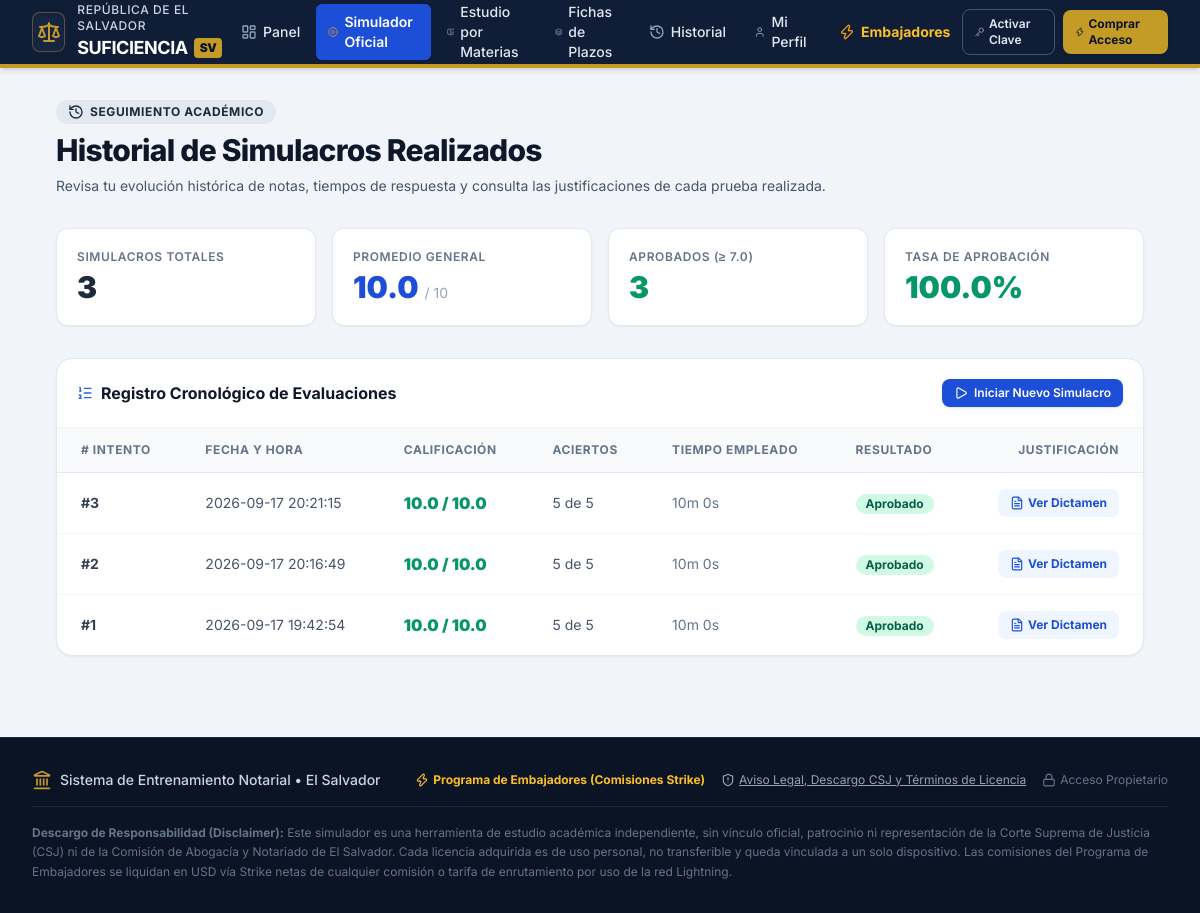
Page /historial on the earlier database version.
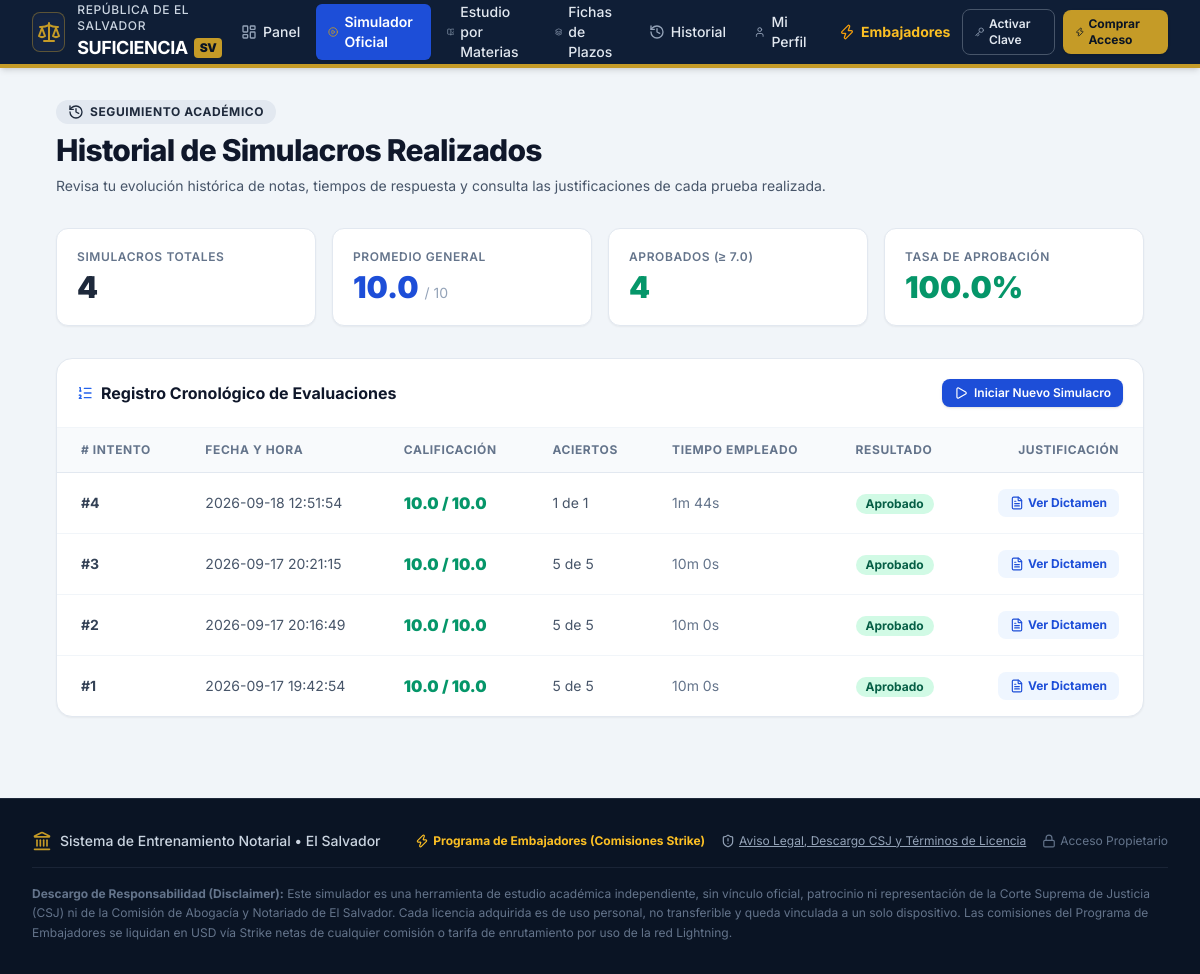
Same page on the later database version.
### tables this page shows
CREATE TABLE exam_attempts (
        id INTEGER PRIMARY KEY AUTOINCREMENT,
        created_at TEXT NOT NULL,
        score REAL NOT NULL,
        total_questions INTEGER NOT NULL,
        correct_count INTEGER NOT NULL,
        incorrect_count INTEGER NOT NULL,
        time_spent_seconds INTEGER NOT NULL,
        passed INTEGER NOT NULL,
        answers_json TEXT NOT NULL
    );

### app.py (the view)
@app.route("/historial")
def historial():
    history = db.get_exam_history(limit=50)
    stats = db.get_dashboard_stats()
    device_id = get_device_id_from_request()
    license_info = db.check_device_license(device_id) if device_id else None
    return render_template("history.html", history=history, stats=stats, license_info=license_info)

### app.py (called while the page is built)
def get_device_id_from_request():
    return request.headers.get("X-Device-Id") or request.cookies.get("notariado_device_id") or request.args.get("device_id")

### database.py (called while the page is built)
def get_db_connection():
    conn = sqlite3.connect(DB_PATH)
    conn.row_factory = sqlite3.Row
    return conn

def get_exam_history(limit=20):
    conn = get_db_connection()
    cursor = conn.cursor()
    cursor.execute("""
        SELECT id, created_at, score, total_questions, correct_count,
               incorrect_count, time_spent_seconds, passed
        FROM exam_attempts
        ORDER BY id DESC
        LIMIT ?
    """, (limit,))
    rows = cursor.fetchall()
    conn.close()
    return [dict(r) for r in rows]

### templates/history.html (shortened to what this page needs)
{% extends "base.html" %}
{% block content %}
<div class="max-w-6xl mx-auto px-4 sm:px-6 lg:px-8 py-8">
    <div class="mb-8">
        <div class="inline-flex items-center gap-1.5 px-3 py-1 rounded-full bg-slate-200 text-slate-800 text-xs font-bold uppercase tracking-wider mb-2">
            <i data-lucide="history" class="w-4 h-4"></i> Seguimiento Académico
        </div>
        <h1 class="text-3xl font-extrabold text-slate-900 tracking-tight mb-2">
            Historial de Simulacros Realizados
        </h1>
        <p class="text-sm text-slate-600">
            Revisa tu evolución histórica de notas, tiempos de respuesta y consulta las justificaciones de cada prueba realizada.
        </p>
    </div>
    <div class="grid grid-cols-2 md:grid-cols-4 gap-4 mb-8">
        <div class="bg-white rounded-xl p-5 border border-slate-200 shadow-sm">
            <div class="text-xs font-semibold text-slate-500 uppercase tracking-wider mb-1">Simulacros Totales</div>
            <div class="text-3xl font-black text-slate-800">{{ stats.total_attempts }}</div>
        </div>
        <div class="bg-white rounded-xl p-5 border border-slate-200 shadow-sm">
            <div class="text-xs font-semibold text-slate-500 uppercase tracking-wider mb-1">Promedio General</div>
            <div class="text-3xl font-black text-blue-700">{{ stats.avg_score }} <span class="text-sm font-normal text-slate-400">/ 10</span></div>
        </div>
        <div class="bg-white rounded-xl p-5 border border-slate-200 shadow-sm">
            <div class="text-xs font-semibold text-slate-500 uppercase tracking-wider mb-1">Aprobados (≥ 7.0)</div>
            <div class="text-3xl font-black text-emerald-600">{{ stats.passed_count }}</div>
        </div>
        <div class="bg-white rounded-xl p-5 border border-slate-200 shadow-sm">
            <div class="text-xs font-semibold text-slate-500 uppercase tracking-wider mb-1">Tasa de Aprobación</div>
            <div class="text-3xl font-black {% if stats.pass_rate >= 70 %}text-emerald-600{% else %}text-amber-600{% endif %}">
                {{ stats.pass_rate }}%
            </div>
        </div>
    </div>
    <div class="bg-white rounded-2xl border border-slate-200 shadow-sm overflow-hidden">
        <div class="p-5 border-b border-slate-100 flex items-center justify-between">
            <h2 class="text-base font-bold text-slate-900 flex items-center gap-2">
                <i data-lucide="list-ordered" class="w-4 h-4 text-blue-600"></i>
                <span>Registro Cronológico de Evaluaciones</span>
            </h2>
            <a href="{{ url_for('simulador') }}" class="px-3 py-1.5 rounded-lg bg-blue-700 hover:bg-blue-600 text-white text-xs font-semibold shadow transition-colors flex items-center gap-1.5">
                <i data-lucide="play" class="w-3.5 h-3.5"></i> Iniciar Nuevo Simulacro
            </a>
        </div>
        {% if history %}
        <div class="overflow-x-auto">
            <table class="w-full text-left text-sm">
                <thead class="bg-slate-50 border-b border-slate-200 text-xs font-semibold text-slate-500 uppercase tracking-wider">
                    <tr>
                        <th class="px-6 py-3.5"># Intento</th>
                        <th class="px-6 py-3.5">Fecha y Hora</th>
                        <th class="px-6 py-3.5">Calificación</th>
                        <th class="px-6 py-3.5">Aciertos</th>
                        <th class="px-6 py-3.5">Tiempo Empleado</th>
                        <th class="px-6 py-3.5">Resultado</th>
                        <th class="px-6 py-3.5 text-right">Justificación</th>
                    </tr>
                </thead>
                <tbody class="divide-y divide-slate-100">
                    {% for item in history %}
                    <tr class="hover:bg-slate-50/70 transition-colors">
                        <td class="px-6 py-4 font-bold text-slate-700">#{{ item.id }}</td>
                        <td class="px-6 py-4 text-slate-600">{{ item.created_at }}</td>
                        <td class="px-6 py-4 font-black text-base {% if item.score >= 7.0 %}text-emerald-600{% else %}text-rose-600{% endif %}">
                            {{ item.score }} / 10.0
                        </td>
                        <td class="px-6 py-4 text-slate-600">
                            {{ item.correct_count }} de {{ item.total_questions }}
                        </td>
                        <td class="px-6 py-4 text-slate-500">
                            {{ (item.time_spent_seconds // 60) }}m {{ (item.time_spent_seconds % 60) }}s
                        </td>
                        <td class="px-6 py-4">
                            {% if item.passed %}
                            <span class="inline-flex items-center px-2.5 py-0.5 rounded-full text-xs font-bold bg-emerald-100 text-emerald-800">
                                Aprobado
                            </span>
                            {% else %}
                            <span class="inline-flex items-center px-2.5 py-0.5 rounded-full text-xs font-bold bg-rose-100 text-rose-800">
                                Reprobado
                            </span>
                            {% endif %}
                        </td>
                        <td class="px-6 py-4 text-right">
                            <a href="{{ url_for('resultado_examen', attempt_id=item.id) }}" class="inline-flex items-center gap-1 text-xs font-bold text-blue-700 hover:text-blue-900 bg-blue-50 hover:bg-blue-100 px-3 py-1.5 rounded-lg transition-colors">
                                <i data-lucide="file-text" class="w-3.5 h-3.5"></i> Ver Dictamen
                            </a>
                        </td>
                    </tr>
                    {% endfor %}
                </tbody>
            </table>
        </div>
        {% endif %}
    </div>
</div>
{% endblock %}

### templates/base.html (shortened to what this page needs)
<!DOCTYPE html>
<html lang="es">
<head>
    <script src="https://cdn.tailwindcss.com"></script>
    <link rel="stylesheet" href="{{ url_for('static', filename='css/custom.css') }}">
</head>
<body class="min-h-screen flex flex-col bg-slate-100 text-slate-800">
    <header class="bg-navy-900 text-white border-b-4 border-gold-500 shadow-md sticky top-0 z-50">
        <div class="max-w-7xl mx-auto px-4 sm:px-6 lg:px-8">
            <div class="flex items-center justify-between h-16">
                <a href="{{ url_for('index') }}" class="flex items-center space-x-3 group">
                    <div class="w-10 h-10 rounded-lg bg-navy-800 border border-gold-500/40 flex items-center justify-center shadow-inner group-hover:border-gold-500 transition-colors">
                        <i data-lucide="scale" class="w-6 h-6 text-gold-500"></i>
                    </div>
                    <div>
                        <div class="text-xs uppercase tracking-wider text-slate-300 font-medium">República de El Salvador</div>
                        <div class="text-lg font-bold tracking-tight text-white flex items-center gap-1.5">
                            <span>SUFICIENCIA</span>
                            <span class="text-xs font-black px-1.5 py-0.5 rounded bg-gold-500 text-navy-950">SV</span>
                        </div>
                    </div>
                </a>
                <nav class="hidden md:flex items-center space-x-1">
                    <a href="{{ url_for('index') }}" class="px-3 py-2 rounded-md text-sm font-medium text-slate-200 hover:text-white hover:bg-navy-800 transition-colors flex items-center gap-1.5">
                        <i data-lucide="layout-dashboard" class="w-4 h-4 text-slate-400"></i>
                        <span>Panel</span>
                    </a>
                    <a href="{{ url_for('simulador') }}" class="px-3 py-2 rounded-md text-sm font-medium text-white bg-blue-700 hover:bg-blue-600 transition-colors flex items-center gap-1.5 shadow-sm">
                        <i data-lucide="play-circle" class="w-4 h-4 text-gold-500"></i>
                        <span class="font-semibold">Simulador Oficial</span>
                    </a>
                    <a href="{{ url_for('practica') }}" class="px-3 py-2 rounded-md text-sm font-medium text-slate-200 hover:text-white hover:bg-navy-800 transition-colors flex items-center gap-1.5">
                        <i data-lucide="book-open-check" class="w-4 h-4 text-slate-400"></i>
                        <span>Estudio por Materias</span>
                    </a>
                    <a href="{{ url_for('flashcards') }}" class="px-3 py-2 rounded-md text-sm font-medium text-slate-200 hover:text-white hover:bg-navy-800 transition-colors flex items-center gap-1.5">
                        <i data-lucide="layers" class="w-4 h-4 text-slate-400"></i>
                        <span>Fichas de Plazos</span>
                    </a>
                    <a href="{{ url_for('historial') }}" class="px-3 py-2 rounded-md text-sm font-medium text-slate-200 hover:text-white hover:bg-navy-800 transition-colors flex items-center gap-1.5">
                        <i data-lucide="history" class="w-4 h-4 text-slate-400"></i>
                        <span>Historial</span>
                    </a>
                    <a href="{{ url_for('perfil') }}" class="px-3 py-2 rounded-md text-sm font-medium text-slate-200 hover:text-white hover:bg-navy-800 transition-colors flex items-center gap-1.5">
                        <i data-lucide="user" class="w-4 h-4 text-slate-400"></i>
                        <span>Mi Perfil</span>
                    </a>
                    <a href="{{ url_for('embajadores') }}" class="px-3 py-2 rounded-md text-sm font-bold text-amber-400 hover:text-amber-300 hover:bg-navy-800 transition-colors flex items-center gap-1.5">
                        <i data-lucide="zap" class="w-4 h-4 text-amber-500"></i>
                        <span>Embajadores</span>
                    </a>
                </nav>
                <div class="hidden lg:flex items-center gap-2">
                    {% if license_info %}
                    <span class="inline-flex items-center gap-1.5 px-3 py-1 rounded-full text-xs font-bold bg-emerald-500/20 text-emerald-300 border border-emerald-500/40">
                        <i data-lucide="shield-check" class="w-3.5 h-3.5 text-emerald-400"></i>
                        <span>Licencia Activa</span>
                    </span>
                    {% else %}
                    <a href="{{ url_for('activar') }}" class="px-3 py-1.5 rounded-lg border border-slate-600 hover:border-slate-400 text-xs font-semibold text-slate-200 hover:text-white transition-colors flex items-center gap-1">
                        <i data-lucide="key" class="w-3.5 h-3.5 text-slate-400"></i>
                        <span>Activar Clave</span>
                    </a>
                    <a href="{{ url_for('comprar') }}" class="px-3 py-1.5 rounded-lg bg-gold-500 hover:bg-gold-600 text-navy-950 font-bold text-xs shadow transition-all flex items-center gap-1">
                        <i data-lucide="zap" class="w-3.5 h-3.5"></i>
                        <span>Comprar Acceso</span>
                    </a>
                    {% endif %}
                </div>
            </div>
        </div>
    </header>
    <main class="flex-grow">
        {% block content %}{% endblock %}
    </main>
    <footer class="bg-navy-950 text-slate-400 border-t border-slate-800 mt-12 py-8">
        <div class="max-w-7xl mx-auto px-4 sm:px-6 lg:px-8 text-sm">
            <div class="flex flex-col md:flex-row items-center justify-between gap-4 pb-4 border-b border-slate-800/80">
                <div class="flex items-center space-x-2">
                    <i data-lucide="landmark" class="w-5 h-5 text-gold-500"></i>
                    <span class="font-medium text-slate-300">Sistema de Entrenamiento Notarial • El Salvador</span>
                </div>
                <div class="flex flex-wrap gap-4 text-xs">
                    <a href="{{ url_for('embajadores') }}" class="text-amber-400 hover:text-amber-300 font-bold flex items-center gap-1">
                        <i data-lucide="zap" class="w-3.5 h-3.5"></i>
                        <span>Programa de Embajadores (Comisiones Strike)</span>
                    </a>
                    <a href="{{ url_for('terminos') }}" class="text-slate-400 hover:text-gold-500 underline flex items-center gap-1">
                        <i data-lucide="shield-alert" class="w-3.5 h-3.5"></i>
                        <span>Aviso Legal, Descargo CSJ y Términos de Licencia</span>
                    </a>
                    <a href="{{ url_for('admin_panel') }}" class="text-slate-500 hover:text-slate-300 flex items-center gap-1">
                        <i data-lucide="lock" class="w-3.5 h-3.5"></i>
                        <span>Acceso Propietario</span>
                    </a>
                </div>
            </div>
            <div class="pt-4 text-center md:text-left text-xs text-slate-500 leading-relaxed">
                <strong>Descargo de Responsabilidad (Disclaimer):</strong> Este simulador es una herramienta de estudio académica independiente, sin vínculo oficial, patrocinio ni representación de la Corte Suprema de Justicia (CSJ) ni de la Comisión de Abogacía y Notariado de El Salvador. Cada licencia adquirida es de uso personal, no transferible y queda vinculada a un solo dispositivo. Las comisiones del Programa de Embajadores se liquidan en USD vía Strike netas de cualquier comisión o tarifa de enrutamiento por uso de la red Lightning.
            </div>
        </div>
    </footer>
</body>
</html>

### static/css/custom.css (style rules this page uses)
:root { --primary-navy: #0f1e36; --secondary-blue: #1e3a8a; --accent-gold: #c59b27; --accent-gold-light: #fef9c3; --surface-light: #f8fafc; }
body { font-family: 'Inter', sans-serif; background-color: #f1f5f9; color: #1e293b; }

Differences in the rows shown:
added exam_attempts: id "4", created_at "2026-09-18 12:51:54", score "10.0", correct_count "1", total_questions "1", time_spent_seconds "1", (item.time_spent_seconds%60) "44", passed "Aprobado"
Other differences:
{{ stats.total_attempts }}: "3" → "4"
{{ stats.passed_count }}: "3" → "4"
